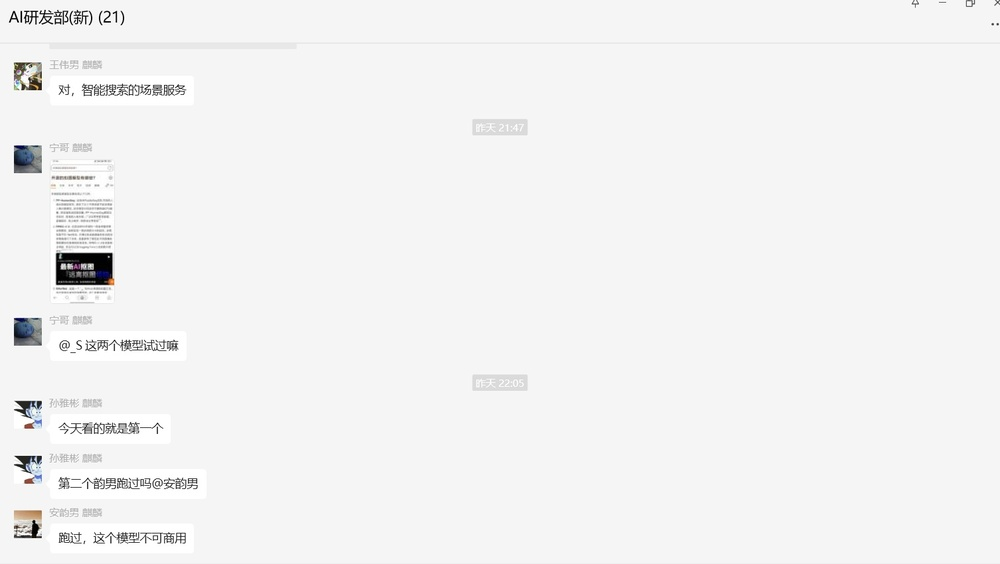
#> input picture 12.jpg, 1000 x 564 px, shrunk from 1506 x 850 before the run; its folder holds only this picture in this run
$ python -i process_avatar.py   (imports and definitions only)
#> lines starting #> are read from the running program, lines starting #| are printed output that depends on the picture; after the words box and inside, x2 and y2 are one past the last pixel; in counts of white or black regions, pixels touching at a corner belong together
import cv2
import numpy as np

# 全局变量，用于存储每个slice的x_croped值
slice_x_croped_values = {}


def preprocess_image(image_path):
    """
    预处理图像：读取、转灰度、模糊、二值化

    Args:
        image_path (str): 图像文件路径

    Returns:
        tuple: (原图, 二值化图像)
    """
#> called with image_path = '../12.jpg'
    # 读取图像
    if isinstance(image_path, str):
        img = cv2.imread(image_path)
#> img is the input picture: shape (564, 1000, 3); mean B, G, R 242.3, 242.3, 242.3
    else:
        img = image_path
    if img is None:
        raise ValueError(f"无法读取图像: {image_path}")

    # 转灰度
    gray = cv2.cvtColor(img, cv2.COLOR_BGR2GRAY)

    # 高斯模糊去噪
    blurred = cv2.GaussianBlur(gray, (5, 5), 0)

    # 二值化（使用 Otsu 自动阈值）
    # _, binary = cv2.threshold(blurred, 0, 255, cv2.THRESH_BINARY + cv2.THRESH_OTSU)
    _, binary = cv2.threshold(blurred, 230, 255, cv2.THRESH_BINARY)
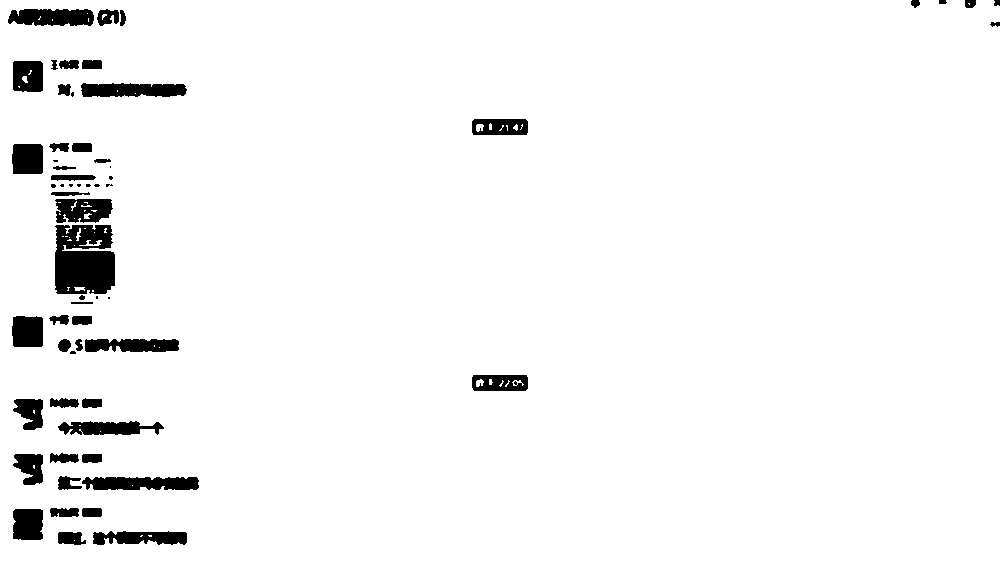
#> binary: shape (564, 1000); 96.1% white; 61 black regions (14 under 20 px), largest, box (x1, y1, x2, y2) and area: (55, 225, 115, 294) 3596, (82, 477, 199, 490) 1322, (81, 83, 187, 97) 1269


    # 反转颜色（头像通常是深色背景）
    binary = 255 - binary
#> binary: shape (564, 1000); 3.9% white; 61 white regions (14 under 20 px)

    return img, binary

target_boxes = []

def extract_contours_and_rects(binary_img, img):
    """
    提取轮廓并计算外接矩形

    Args:
        binary_img: 二值化图像

    Returns:
        list: 按面积排序的外接矩形列表 [(x, y, w, h), ...]
    """
    # 查找轮廓
    contours, _ = cv2.findContours(binary_img, cv2.RETR_EXTERNAL, cv2.CHAIN_APPROX_SIMPLE)
#> contours = 61 contours, 16 with area under 20; largest, box (x1, y1, x2, y2) and area: (55, 225, 115, 294) 3574, (82, 477, 199, 490) 1192, (81, 83, 187, 97) 1158, (8, 9, 94, 26) 1154, (55, 199, 113, 223) 1095

    # 计算所有轮廓的外接矩形
    rects = []
    for cnt in contours:
        x, y, w, h = cv2.boundingRect(cnt)
        rects.append((x, y, w, h))
#> this loop made 61 passes
#> (x, y, w, h) on passes 1 to 8: (58, 532, 28, 13), (93, 531, 94, 14), (13, 509, 30, 31), (82, 508, 20, 9), (50, 508, 29, 9), (82, 477, 117, 13), (58, 476, 24, 14), (82, 454, 20, 9)
#> after the loop, rects = 61 items, first 6: (58, 532, 28, 13), (93, 531, 94, 14), (13, 509, 30, 31), (82, 508, 20, 9), (50, 508, 29, 9), (82, 477, 117, 13)

    #
    # 按面积从大到小排序
    rects = sorted(rects, key=lambda box: box[2] * box[3], reverse=True)
#> rects = 61 items, first 6: (55, 225, 60, 69), (82, 477, 117, 13), (58, 421, 106, 14), (81, 83, 106, 14), (8, 9, 86, 17), (55, 199, 58, 24)
    # 将这些外接矩形画到原图中（用于调试或可视化）
    # 注意：此处假设原图变量名为 img，如果没有可传参或略作修改
    # 这里只做演示，实际调用时请确保 img 已定义
    # import cv2  # 如果未导入请在文件头部导入
    result_img = img.copy()
    for (x, y, w, h) in rects:
        cv2.rectangle(result_img, (x, y), (x + w, y + h), (0, 255, 0), 2)
#> this loop made 61 passes
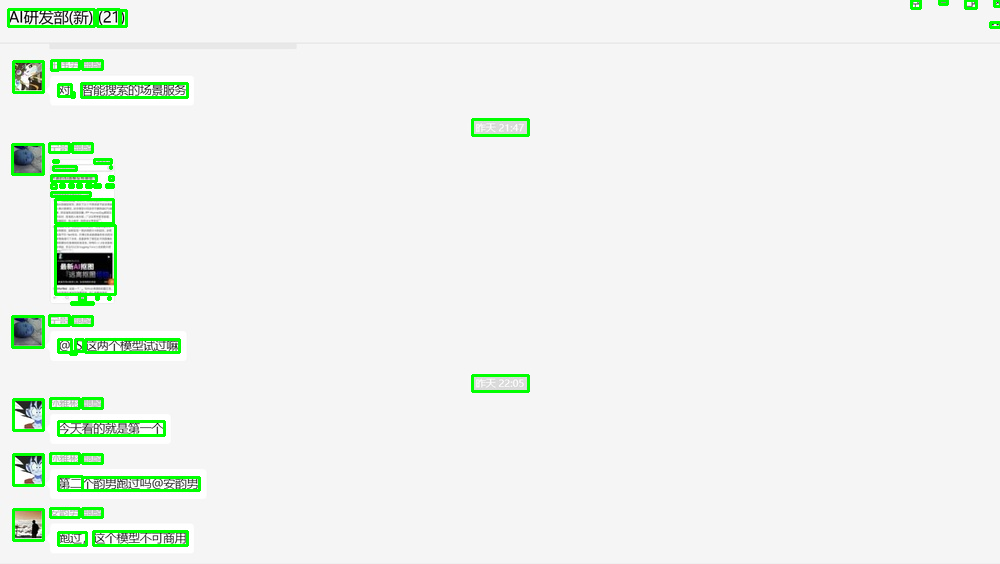
#> result_img: shape (564, 1000, 3); 2.42% of pixels changed, all inside (x1, y1, x2, y2) = (7, 0, 1000, 547)
    cv2.imwrite("output_images/rects_visualization.jpg", result_img)
    # pass


    if rects:
        # 新逻辑：先在rects中找最左侧的所有框（x坐标最小），判断这些框是否都严格逼近正方形（宽高比在0.9~1.1之间）
        # 如果是，则在这些框中选面积最大的用于x_croped
        # 否则，找左侧第二小x的所有框，重复上述逻辑
        # 若都不满足，则降级为原逻辑：取最左侧的框
        import numpy as np
        x_croped = 0  # 默认值，防止未赋值报错

        def is_strict_square(r):
            ratio = r[2] / r[3] if r[3] != 0 else 0
            return 0.9 <= ratio <= 1.1 or 0.9 <= (1/ratio) <= 1.1

        if rects:
            # 1. 取所有x坐标并排序，找到前三个不同的x坐标值
            x_list = [r[0] for r in rects]
#> x_list = 61 values, max 994 at index 44, min 8 at index 4, mean 151.6
            unique_x = sorted(set(x_list))
#> unique_x = 37 values from 8 to 994

            # 取前三个x坐标值（如果不足3个就取全部）
            top_3_x = unique_x[:3]
#> top_3_x = [8, 12, 13]
            print(f"左侧前三个x坐标值: {top_3_x}")
#| 左侧前三个x坐标值: [8, 12, 13]

            # 2. 挑选出左侧前三的所有框（包括x坐标相等的框）
            left_top3_rects = [r for r in rects if r[0] in top_3_x]
#> left_top3_rects = [(8, 9, 86, 17), (12, 316, 31, 31), (13, 509, 30, 31), (13, 454, 30, 31), (13, 399, 30, 31), (12, 144, 31, 30), (13, 61, 30, 31)]
            print(f"左侧前三的框总数: {len(left_top3_rects)}")
#| 左侧前三的框总数: 7

            # 3. 筛选掉不严格趋于正方形的框
            square_rects = [r for r in left_top3_rects if is_strict_square(r)]
#> square_rects = [(12, 316, 31, 31), (13, 509, 30, 31), (13, 454, 30, 31), (13, 399, 30, 31), (12, 144, 31, 30), (13, 61, 30, 31)]
            print(f"严格趋于正方形的框数量: {len(square_rects)}")
#| 严格趋于正方形的框数量: 6

            # 4. 在剩余框中选择面积最大的作为target_box
            if square_rects:
                target_box = max(square_rects, key=lambda r: r[2] * r[3])
#> target_box = (12, 316, 31, 31)
                x_croped = target_box[0] + target_box[2] + 3
#> x_croped = 46
                print(f"选中的target_box: x={target_box[0]}, y={target_box[1]}, w={target_box[2]}, h={target_box[3]}, 面积={target_box[2]*target_box[3]}")
#| 选中的target_box: x=12, y=316, w=31, h=31, 面积=961
            else:
                # 降级处理：如果没有严格正方形的框，从所有框中选择最左侧的
                print("警告: 没有找到严格趋于正方形的框，降级为选择最左侧的框")
                target_box = min(rects, key=lambda r: r[0])
                x_croped = target_box[0] + target_box[2] + 3
            # img_square = img.copy()
            # 将用于形成x_croped的target_box画出来
            # target_boxes.append(target_box)
            x, y, w, h = target_box
#> x = 12; y = 316; w = 31; h = 31
            img_square = img.copy()
            cv2.rectangle(img_square, (x, y), (x + w, y + h), (0, 0, 255), 3)
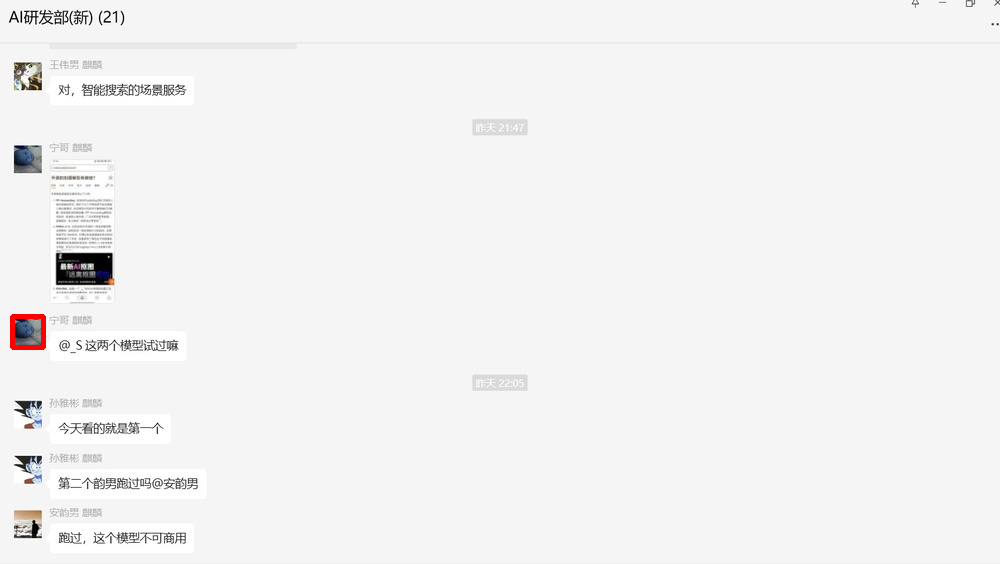
#> img_square: shape (564, 1000, 3); 0.11% of pixels changed, all inside (x1, y1, x2, y2) = (10, 314, 46, 350)
            print(f"用于形成x_croped的框: {target_box}")
#| 用于形成x_croped的框: (12, 316, 31, 31)
            cv2.imwrite("output_images/x_croped_target_box.jpg", img_square)

            # print("最左侧的前三个近似正方形的框已画出，保存为 leftmost_three_square_rects.jpg")
        else:
            print("未找到近似正方形的框")
    else:
        print("没有检测到任何外接矩形")


    return rects,x_croped,target_box


# [308 lines left out: functions extract_contours_and_rects_croped, calculate_iou, apply_nms, should_merge, merge_boxes, merge_nearby_boxes and 3 more, not called in this run]

def preprocess_and_crop_image_v2(image_path):
    """
    预处理图像并裁剪出感兴趣区域

    Args:
        image_path (str): 图像文件路径
        index (int): 索引值，用于标识处理的图像

    Returns:
        tuple: (裁剪后的图像, 裁剪后图像的二值化结果, 检测到的矩形区域)
    """
    # global slice_x_croped_values

    # 图像预处理
    img, binary = preprocess_image(image_path)

    # 保存中间结果
    cv2.imwrite("./output_images/binary_ori.png", 255 - binary)  # 保存原始二值化图像
    cv2.imwrite("./output_images/binary_reversed_ori.png", binary)  # 保存反转后的二值化图像

    # 对binary进行闭运算（先膨胀后腐蚀，填补小黑洞）
    # kernel = cv2.getStructuringElement(cv2.MORPH_RECT, (3, 3))
    # binary = cv2.morphologyEx(binary, cv2.MORPH_CLOSE, kernel)
    # cv2.imwrite("output_images/binary_closed_ori.png", binary)

    # 提取轮廓和外接矩形
    rects, x_croped, target_box = extract_contours_and_rects(binary, img)
#> x_croped = 46; target_box = (12, 316, 31, 31)
    # print(f"检测到 {len(rects)} 个候选区域")

    # # 存储每个slice的x_croped值
    # # slice_x_croped_values[index] = target_box
    # # print(f"Slice {index} 的x_croped值: {x_croped}")

    # croped_image = img[0:img.shape[0], 0:x_croped]
    # cv2.imwrite("output_images/croped_image_ori.jpg", croped_image)


    return rects

# [171 lines left out: functions preprocess_and_crop_image_xiao, process_avatar, process_avatar_v2, not called in this run]

# [3 lines not run here, left out]

>>> result = preprocess_and_crop_image_v2('../12.jpg')
#> result has the same summary as rects in extract_contours_and_rects

$ run again, on 1234.jpg
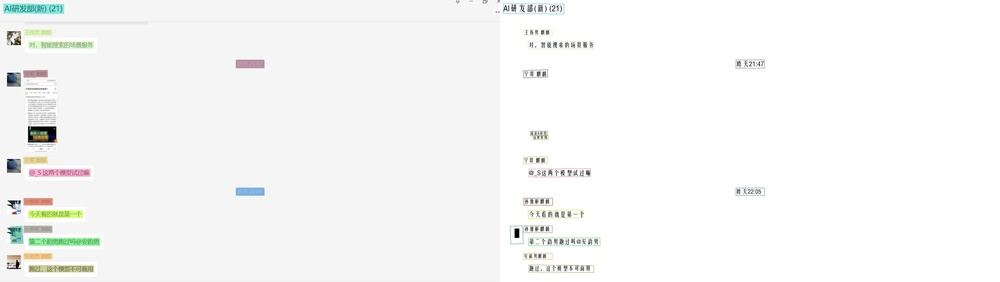
#> input picture 1234.jpg, 1000 x 282 px, shrunk from 3012 x 850 before the run
#> in preprocess_image, img is the input picture: shape (282, 1000, 3); mean B, G, R 246.6, 247.3, 246.9
#> contours = 59 contours, 16 with area under 20; largest, box (x1, y1, x2, y2) and area: (27, 96, 58, 151) 1282, (3, 3, 65, 14) 604, (28, 237, 101, 246) 504, (6, 225, 53, 245) 500, (5, 69, 49, 88) 464
#> the loop in extract_contours_and_rects, `for cnt in contours:` made 59 passes
#> (x, y, w, h) on passes 1, 2, 3, 4, 5, 6, 8, 10: (28, 265, 66, 8), (546, 264, 45, 9), (528, 264, 14, 9), (6, 254, 16, 17), (523, 253, 24, 7), (23, 253, 30, 7), (511, 243, 1, 1), (541, 237, 59, 9)
#> after the loop in extract_contours_and_rects, `for cnt in contours:`: rects = 59 items, first 6: (28, 265, 66, 8), (546, 264, 45, 9), (528, 264, 14, 9), (6, 254, 16, 17), (523, 253, 24, 7), (23, 253, 30, 7)
#> in extract_contours_and_rects, `rects = sorted(rects, key=lambda box: box[2] * box[3], reverse=True)`: rects = 59 items, first 6: (27, 96, 31, 55), (6, 225, 47, 20), (6, 197, 48, 19), (5, 69, 44, 19), (3, 3, 62, 11), (28, 237, 73, 9)
#> the loop in extract_contours_and_rects, `for (x, y, w, h) in rects:` made 59 passes
#> after the loop in extract_contours_and_rects, `for (x, y, w, h) in rects:`:
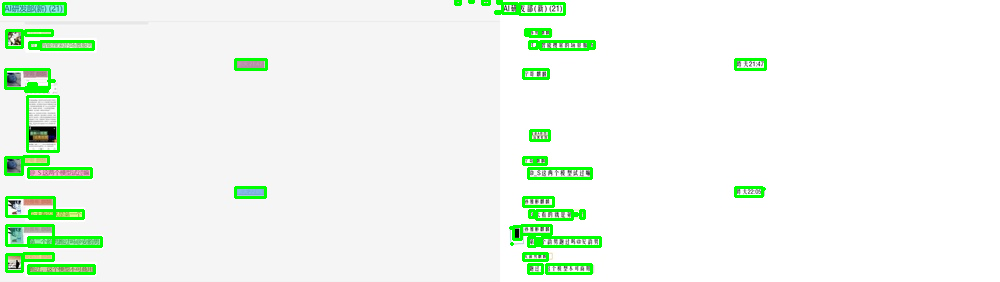
#> result_img: shape (282, 1000, 3); 3.87% of pixels changed, all inside (x1, y1, x2, y2) = (2, 0, 767, 275)
#> x_list = 59 values, max 763 at index 58, min 3 at index 4, mean 355.4
#> unique_x = 37 values from 3 to 763
#> top_3_x = [3, 5, 6]
#| 左侧前三个x坐标值: [3, 5, 6]
#> left_top3_rects = [(6, 225, 47, 20), (6, 197, 48, 19), (5, 69, 44, 19), (3, 3, 62, 11), (5, 157, 17, 17), (6, 254, 16, 17), (6, 30, 16, 17)]
#| 左侧前三的框总数: 7
#> square_rects = [(5, 157, 17, 17), (6, 254, 16, 17), (6, 30, 16, 17)]
#| 严格趋于正方形的框数量: 3
#> in extract_contours_and_rects, `target_box = max(square_rects, key=lambda r: r[2] * r[3])`: target_box = (5, 157, 17, 17)
#> in extract_contours_and_rects, `x_croped = target_box[0] + target_box[2] + 3`: x_croped = 25
#| 选中的target_box: x=5, y=157, w=17, h=17, 面积=289
#> in extract_contours_and_rects, `x, y, w, h = target_box`: x = 5; y = 157; w = 17
#> in extract_contours_and_rects, `cv2.rectangle(img_square, (x, y), (x + w, y + h), (0, 0, 255), 3)`:
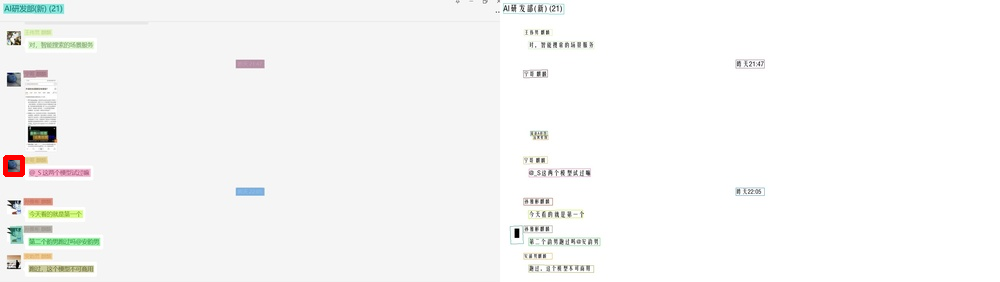
#> img_square: shape (282, 1000, 3); 0.12% of pixels changed, all inside (x1, y1, x2, y2) = (3, 155, 25, 177)
#| 用于形成x_croped的框: (5, 157, 17, 17)
#> in preprocess_and_crop_image_v2, `rects, x_croped, target_box = extract_contours_and_rects(binary, img)`: x_croped = 25; target_box = (5, 157, 17, 17)
#> result has the same summary as rects in extract_contours_and_rects

$ run again, on slice_000.jpg
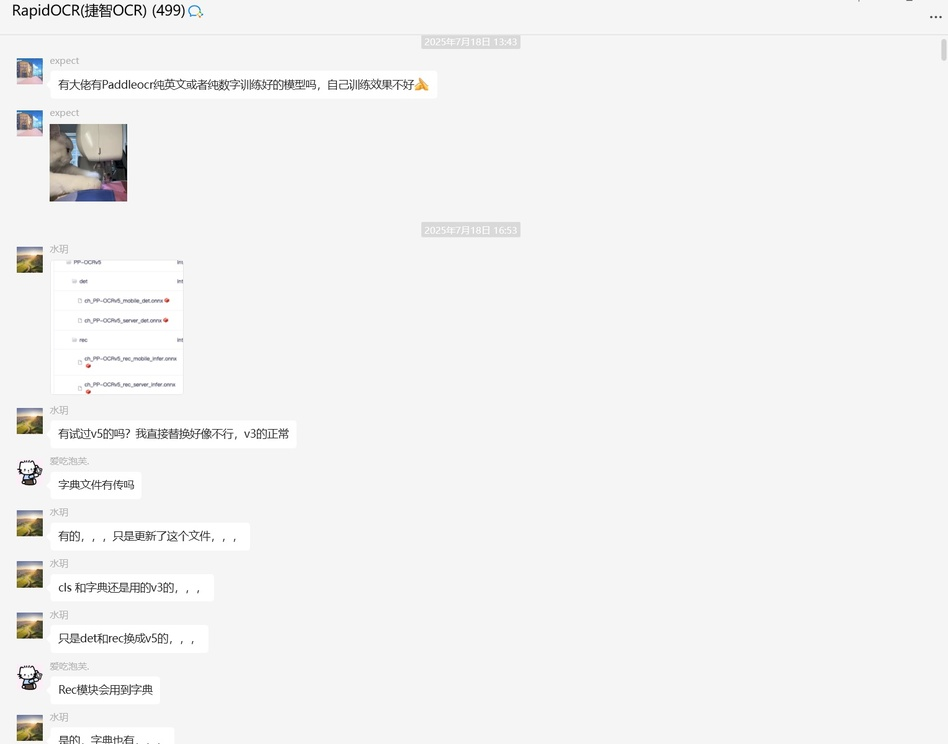
#> input picture slice_000.jpg, 948 x 744 px, shrunk from 1528 x 1200 before the run
#> in preprocess_image, img is the input picture: shape (744, 948, 3); mean B, G, R 242, 242.1, 242.2
#> contours = 73 contours, 20 with area under 20; largest, box (x1, y1, x2, y2) and area: (48, 123, 129, 203) 6264, (58, 78, 320, 91) 2417, (12, 3, 148, 20) 1598, (421, 222, 520, 237) 1369, (421, 35, 520, 49) 1272
#> the loop in extract_contours_and_rects, `for cnt in contours:` made 73 passes
#> (x, y, w, h) on passes 1 to 8: (58, 735, 23, 9), (91, 734, 43, 10), (15, 714, 29, 28), (50, 713, 18, 9), (58, 683, 95, 13), (16, 664, 28, 27), (50, 662, 38, 9), (191, 641, 3, 4)
#> after the loop in extract_contours_and_rects, `for cnt in contours:`: rects = 73 items, first 6: (58, 735, 23, 9), (91, 734, 43, 10), (15, 714, 29, 28), (50, 713, 18, 9), (58, 683, 95, 13), (16, 664, 28, 27)
#> in extract_contours_and_rects, `rects = sorted(rects, key=lambda box: box[2] * box[3], reverse=True)`: rects = 73 items, first 6: (48, 123, 81, 80), (58, 78, 262, 13), (12, 3, 136, 17), (421, 222, 99, 15), (58, 632, 114, 13), (421, 35, 99, 14)
#> the loop in extract_contours_and_rects, `for (x, y, w, h) in rects:` made 73 passes
#> after the loop in extract_contours_and_rects, `for (x, y, w, h) in rects:`:
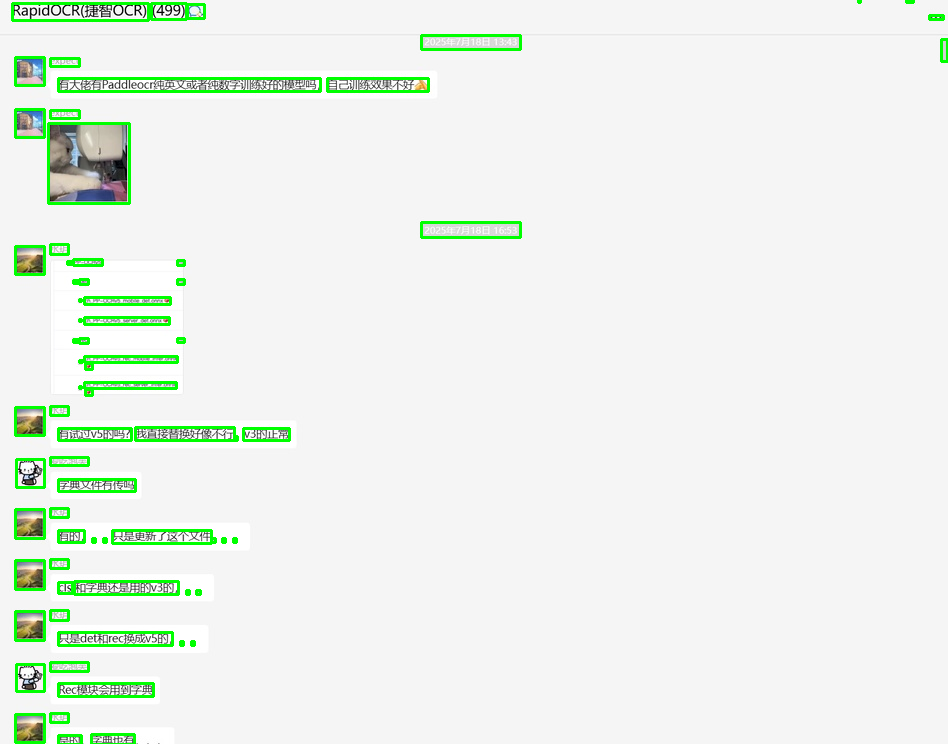
#> result_img: shape (744, 948, 3); 2.93% of pixels changed, all inside (x1, y1, x2, y2) = (11, 0, 948, 744)
#> x_list = 73 values, max 941 at index 45, min 12 at index 2, mean 145.4
#> unique_x = 35 values from 12 to 941
#> top_3_x = [12, 15, 16]
#| 左侧前三个x坐标值: [12, 15, 16]
#> left_top3_rects = [(12, 3, 136, 17), (15, 611, 29, 29), (15, 560, 29, 29), (15, 509, 29, 29), (15, 714, 29, 28), (15, 407, 29, 28), (15, 246, 29, 28), (15, 109, 29, 28), (15, 57, 29, 28), (16, 459, 28, 28), (16, 664, 28, 27)]
#| 左侧前三的框总数: 11
#> square_rects = [(15, 611, 29, 29), (15, 560, 29, 29), (15, 509, 29, 29), (15, 714, 29, 28), (15, 407, 29, 28), (15, 246, 29, 28), (15, 109, 29, 28), (15, 57, 29, 28), (16, 459, 28, 28), (16, 664, 28, 27)]
#| 严格趋于正方形的框数量: 10
#> in extract_contours_and_rects, `target_box = max(square_rects, key=lambda r: r[2] * r[3])`: target_box = (15, 611, 29, 29)
#> in extract_contours_and_rects, `x_croped = target_box[0] + target_box[2] + 3`: x_croped = 47
#| 选中的target_box: x=15, y=611, w=29, h=29, 面积=841
#> in extract_contours_and_rects, `x, y, w, h = target_box`: x = 15; y = 611; h = 29
#> in extract_contours_and_rects, `cv2.rectangle(img_square, (x, y), (x + w, y + h), (0, 0, 255), 3)`:
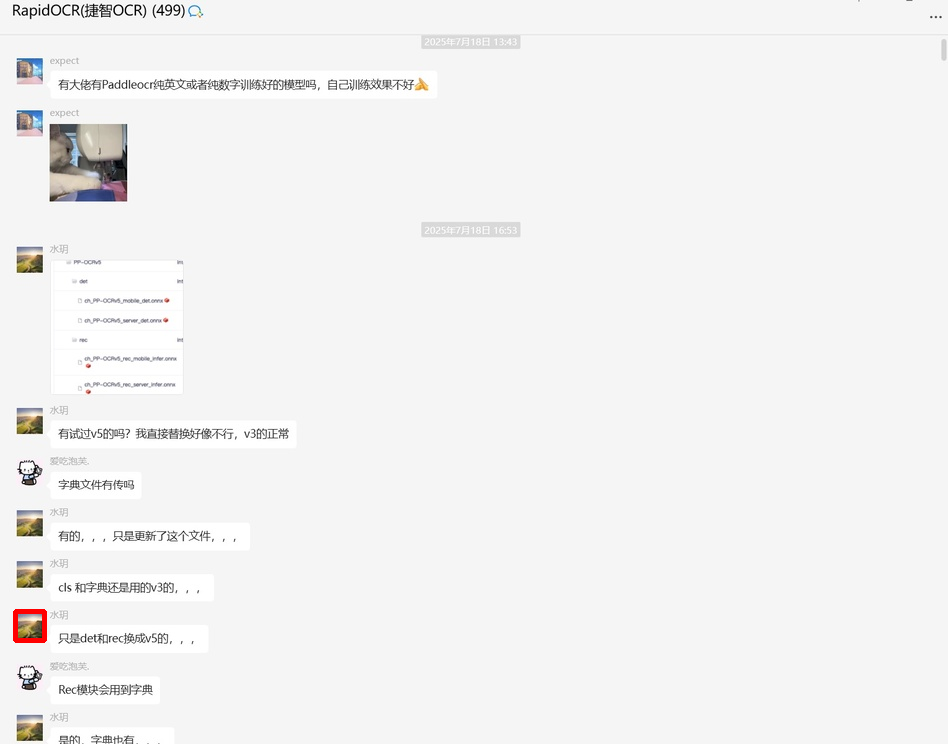
#> img_square: shape (744, 948, 3); 0.08% of pixels changed, all inside (x1, y1, x2, y2) = (13, 609, 47, 643)
#| 用于形成x_croped的框: (15, 611, 29, 29)
#> in preprocess_and_crop_image_v2, `rects, x_croped, target_box = extract_contours_and_rects(binary, img)`: x_croped = 47; target_box = (15, 611, 29, 29)
#> result has the same summary as rects in extract_contours_and_rects
